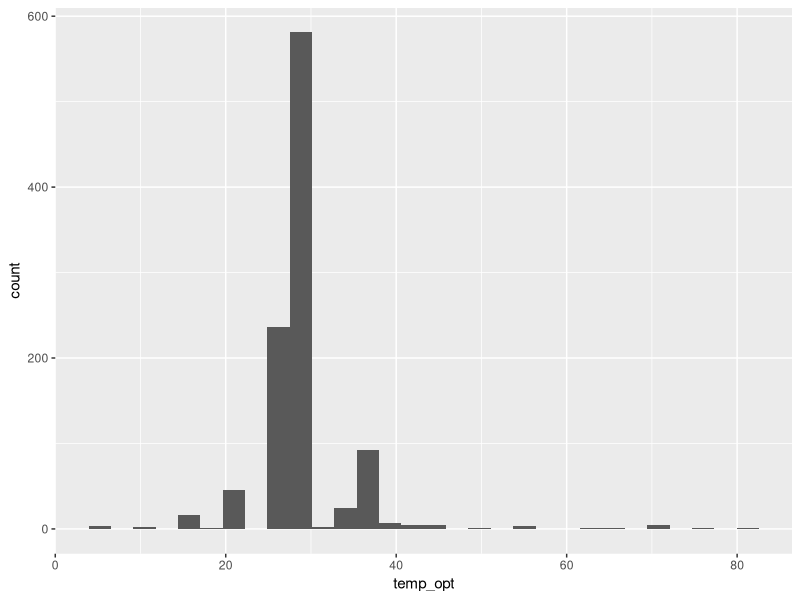
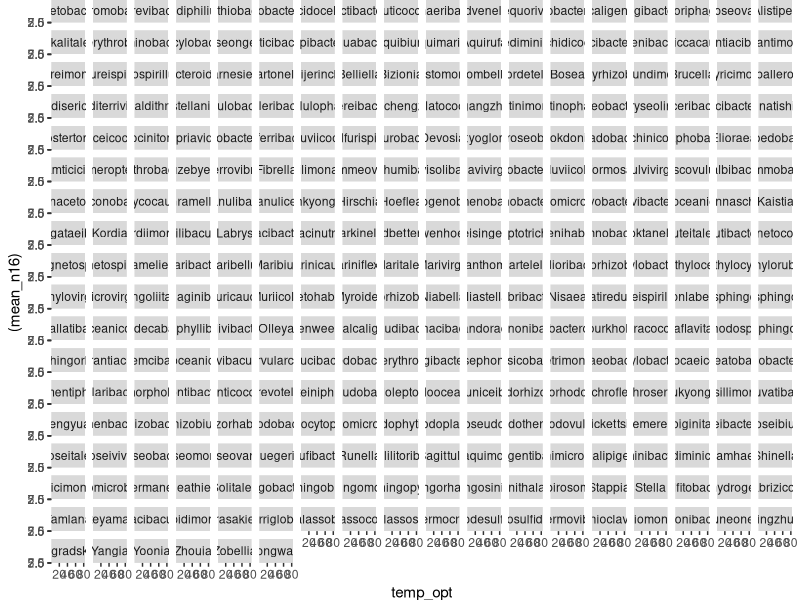
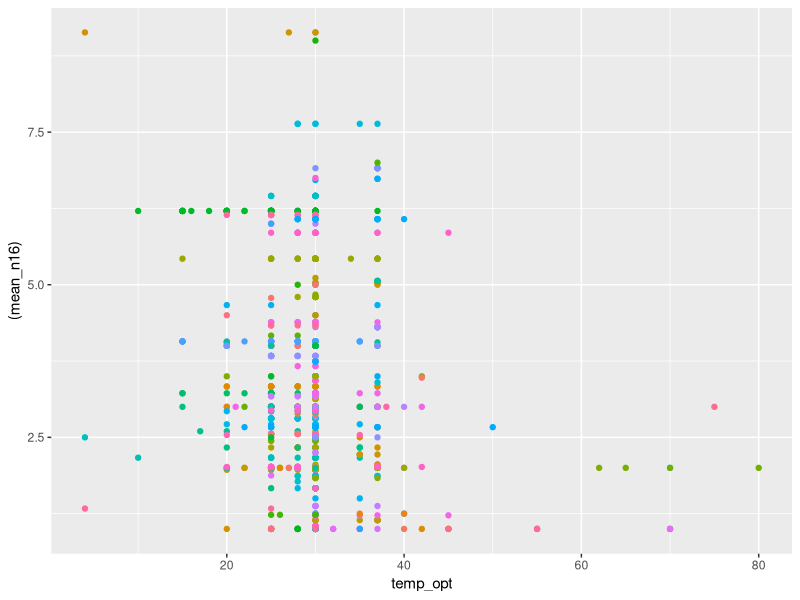
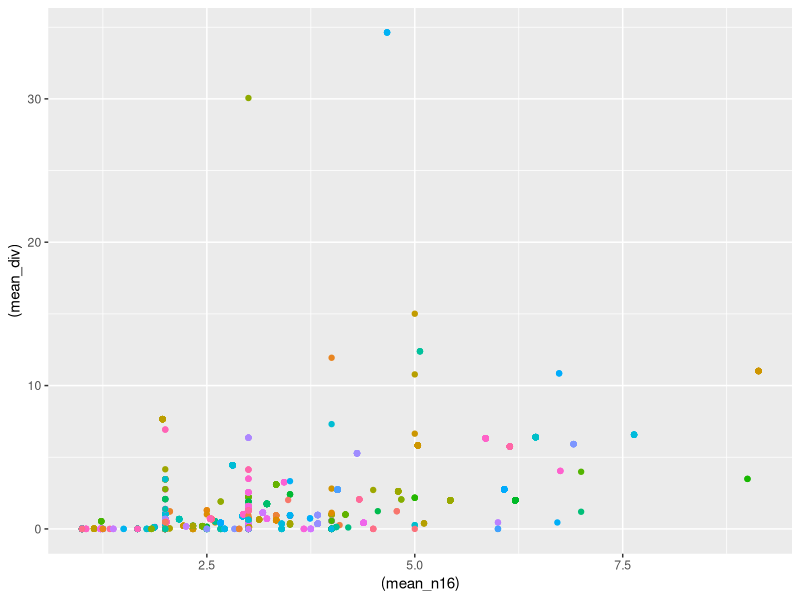
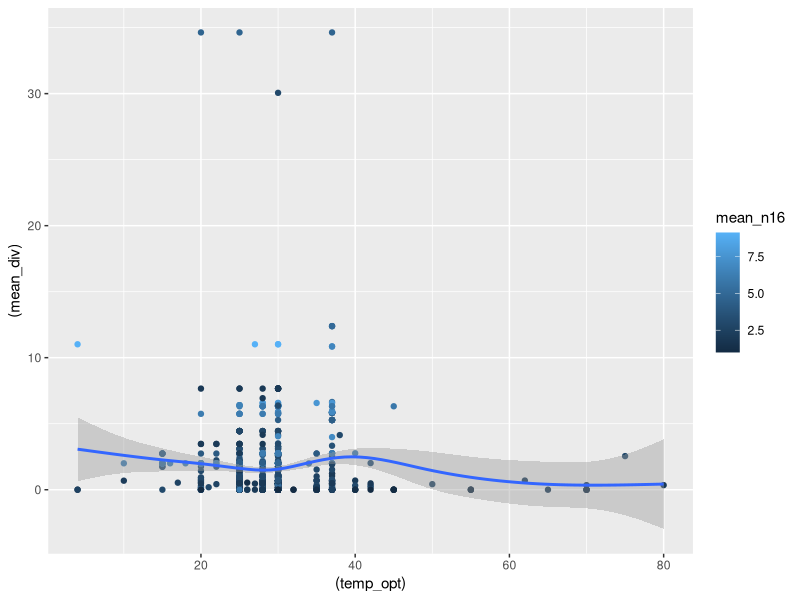
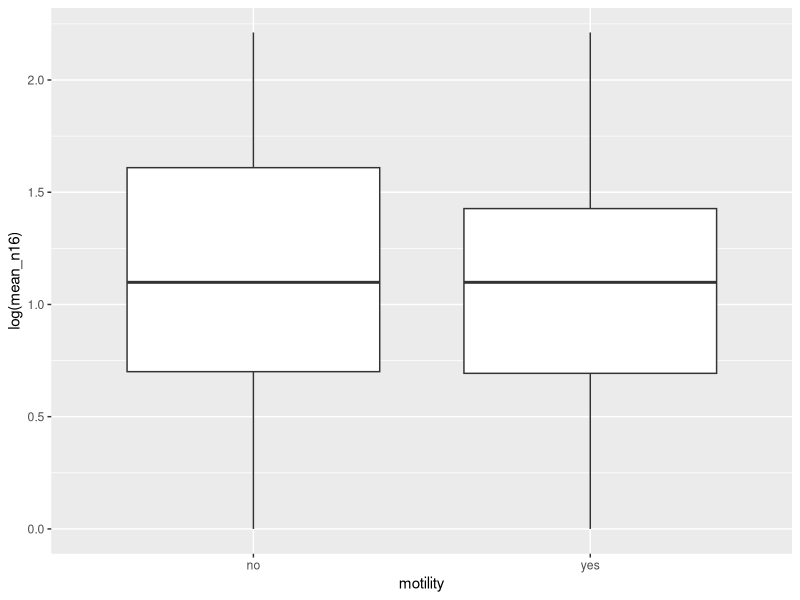
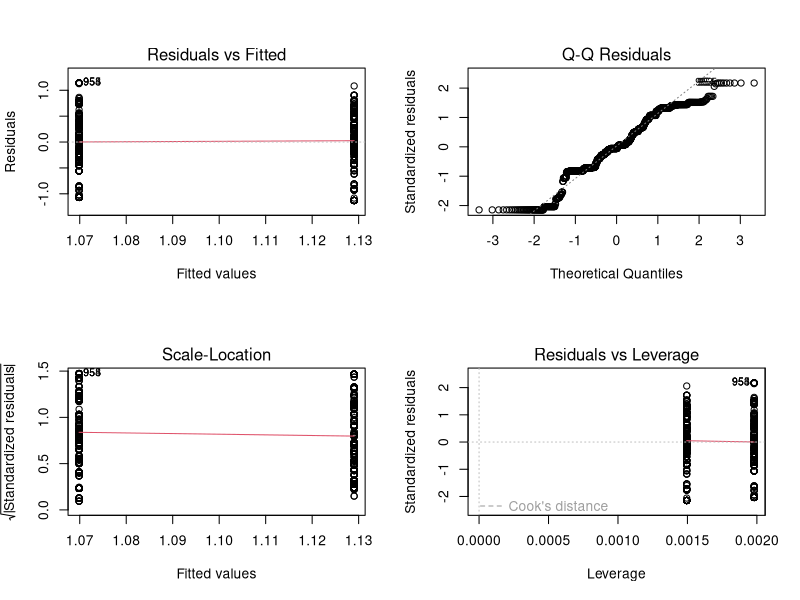
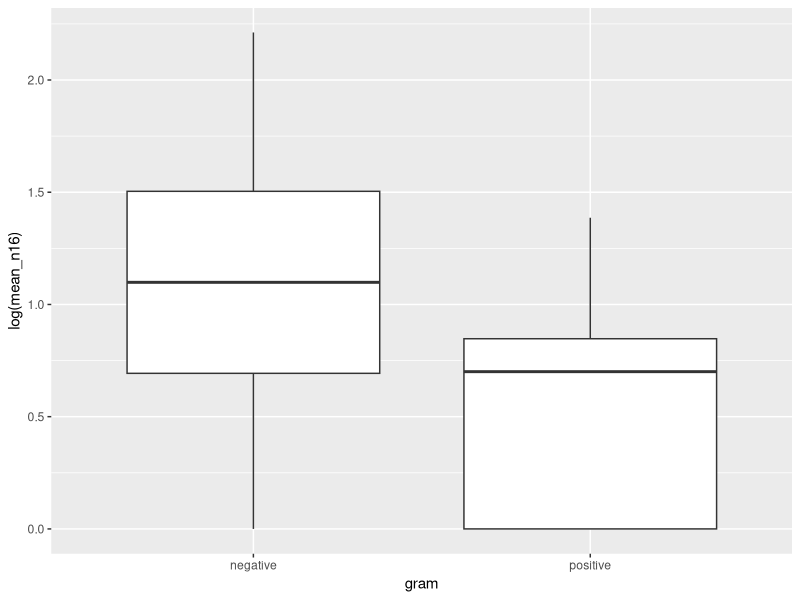

Recreate these plots in R, in order.

library("tidyverse")

# Read in the output format
D <- read.csv("../data/EnvInfooutput500.csv")
D <- replace(D, D == "", NA)
D <- filter(D, !is.na(optimum))
D_small <- mutate(D, temp_opt=as.integer(range)) %>% 
  select(!c(X,optimum,range))

ggplot(D_small) +
  geom_histogram(aes(x=temp_opt))

# some extramophiles
filter(D_small, temp_opt > 60)


# Read in the data from ribdif
ribdif_dat <- read.csv("../../makingNewInfo/gcf_n16s_genus.csv")
# find mean of number of 16s and total dif
# TODO maybe not mean but for each but needs more work
ribdif_genus_info= group_by(ribdif_dat, genus) %>% 
  summarise(mean_n16 = mean(number_16s), mean_div = mean(total_div), nspecies = mean(n_species))
ribdif_genus_info <- rename(ribdif_genus_info)

# Join the two datasets
D_joined <- left_join(D_small, ribdif_genus_info, by="genus")
D_joined <- filter(D_joined, mean_n16 > 0)

# It seems to be kinda genus specific. BUT THATS BEcause we took mean n16
ggplot(D_joined) + 
  geom_point(aes(x=temp_opt,y=(mean_n16), col = genus)) +
  theme(legend.position="none") +
  facet_wrap(~genus)

ggplot(D_joined) + 
  geom_point(aes(x=temp_opt,y=(mean_n16), col = genus)) +
  theme(legend.position="none")

ggplot(D_joined) + 
  geom_point(aes(x=(mean_n16),y=(mean_div), col = genus)) +
  theme(legend.position="none")

ggplot(D_joined) + 
  geom_point(aes(x=(temp_opt),y=(mean_div), col = mean_n16)) +
  geom_smooth(aes(x=temp_opt, y=mean_div))


D_motil <- mutate(D_joined, motility = factor(motility)) %>% 
  filter(motility %in% c("no","yes"))


# Motility seems to have no effect'
ggplot(D_motil) +
  geom_boxplot(aes(x=motility, y=log(mean_n16)))

fit <- lm(log(mean_n16) ~ motility, data=D_motil)
anova(fit)
par(mfrow=c(2,2))
plot(fit)

# Gram or not #### 
D_gram <- mutate(D_joined, gram = factor(gram.stain)) %>% 
  filter(gram %in% c("positive", "negative"))
str(D_gram)

# There is sig but it might just be due to taxonomy relationship
# would be good idea to take more tax data into consideration
ggplot(D_gram) +
  geom_boxplot(aes(x=gram, y=log(mean_n16)))
fit <- lm(log(mean_n16) ~ gram, data=D_gram)
anova(fit)
#par(mfrow=c(2,2))
#plot(fit)


## More VIRKER IKKE alle df == 1
D_gram_mortil <- mutate(D_motil, gram = factor(gram.stain)) %>% 
  filter(gram %in% c("positive", "negative")) %>% 
  filter(!is.na(temp_opt)) %>% 
  mutate(mean_n16 = as.numeric(mean_n16),
         temp_opt = as.numeric(temp_opt))

str(D_gram_mortil)

fit <- lm(log(mean_n16) ~ temp_opt + gram + motility + gram:temp_opt , data=D_gram_mortil)
anova(fit)
fit2 <- step(fit, k=log(nrow(D_gram_mortil)))
library(car)
anova(fit2)
#plot(fit2)

ggplot(D_gram) +
  geom_point(aes(x=temp_opt, y=log(mean_n16),col=gram))


fit <- lm(mean_n16 ~ temp_opt ,data = D_gram_mortil)
Anova(fit)

sml <- mutate(D_gram_mortil, log_std_n16 = (log(mean_n16) - mean(log(mean_n16)))/sd(log(mean_n16)),
              std_temp = (temp_opt - mean(temp_opt))/sd(temp_opt)
              )
ggplot(sml) +
  geom_point(aes(x=std_temp, y=log_std_n16))



### Does nspecies have effect:: NO
ggplot(D_joined) +
  geom_point(aes(x=log(nspecies), y=log(mean_div)))




